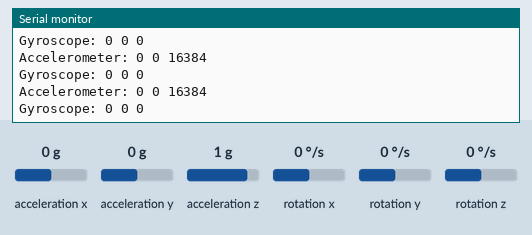
Recording of a sketch running on a simulated Arduino Uno, built with avr-gcc and run on an emulated ATmega328P. On the bench: the last lines printed to the serial monitor. Inputs (shaded band) come from the test bench; at power-on: acceleration z 1 g, acceleration x 0 g, acceleration y 0 g, rotation x 0 °/s, rotation y 0 °/s, rotation z 0 °/s.

Above: at 1.2 s.
1.3 s: acceleration z set to 0 g
At 1.45 s:
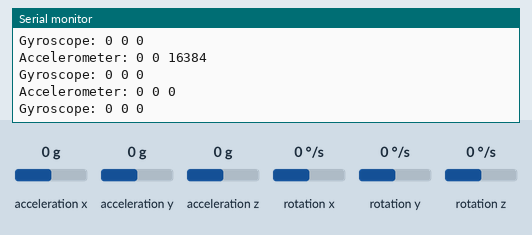
4.3 s: acceleration x set to -1.4 g
At 4.49 s:
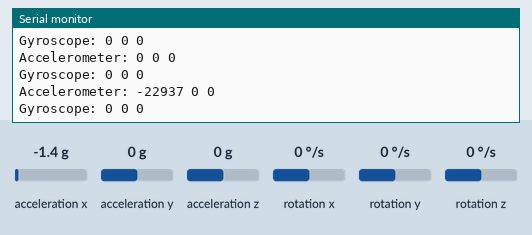
5.8 s: acceleration y set to -1.4 g
At 5.96 s:
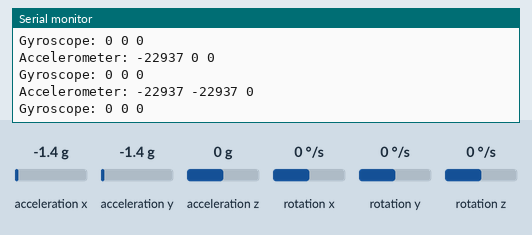
7.3 s: rotation x set to -192 °/s
At 7.43 s:
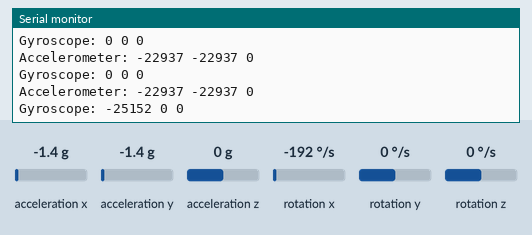
10.3 s: rotation y set to -192 °/s
At 10.38 s:
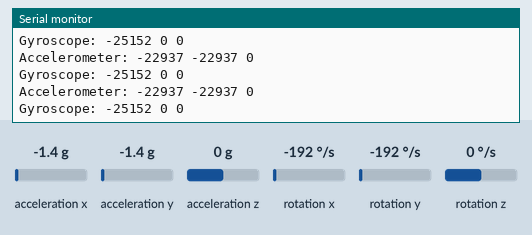

The sketch:

mpu6050.ino
```cpp
#include <Wire.h>
#include <MPU6050.h>

MPU6050 mpu;

void setup() {
  Wire.begin();
  mpu.initialize();
  Serial.begin(9600);
}

void loop() {
  int16_t ax, ay, az;
  int16_t gx, gy, gz;

  mpu.getMotion6(&ax, &ay, &az, &gx, &gy, &gz);

  Serial.print("Accelerometer: ");
  Serial.print(ax);
  Serial.print(" ");
  Serial.print(ay);
  Serial.print(" ");
  Serial.println(az);

  Serial.print("Gyroscope: ");
  Serial.print(gx);
  Serial.print(" ");
  Serial.print(gy);
  Serial.print(" ");
  Serial.println(gz);

  delay(100);
}
```

Measured:
- after the input at 1.3 s, the serial monitor: prints a new line after 0.07 s (image 1)
- after the input at 4.3 s, the serial monitor: prints a new line after 0.10 s (image 2)
- after the input at 5.8 s, the serial monitor: prints a new line after 0.07 s (image 3)
- after the input at 7.3 s, the serial monitor: prints a new line after 0.07 s (image 4)
